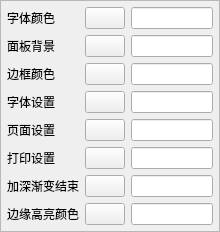
     <widget class="QFrame" name="frameColor">
      <property name="sizePolicy">
       <sizepolicy hsizetype="Fixed" vsizetype="Preferred">
        <horstretch>0</horstretch>
        <verstretch>0</verstretch>
       </sizepolicy>
      </property>
      <property name="minimumSize">
       <size>
        <width>220</width>
        <height>0</height>
       </size>
      </property>
      <property name="maximumSize">
       <size>
        <width>220</width>
        <height>16777215</height>
       </size>
      </property>
      <property name="frameShape">
       <enum>QFrame::StyledPanel</enum>
      </property>
      <property name="frameShadow">
       <enum>QFrame::Raised</enum>
      </property>
      <layout class="QGridLayout" name="gridLayout_3">
       <property name="leftMargin">
        <number>6</number>
       </property>
       <property name="topMargin">
        <number>6</number>
       </property>
       <property name="rightMargin">
        <number>6</number>
       </property>
       <property name="bottomMargin">
        <number>6</number>
       </property>
       <item row="0" column="0">
        <widget class="QLabel" name="labTextColor">
         <property name="text">
          <string>字体颜色</string>
         </property>
        </widget>
       </item>
       <item row="0" column="1">
        <widget class="QPushButton" name="btnTextColor">
         <property name="text">
          <string/>
         </property>
        </widget>
       </item>
       <item row="0" column="2">
        <widget class="QLineEdit" name="txtTextColor"/>
       </item>
       <item row="1" column="0">
        <widget class="QLabel" name="labPanelColor">
         <property name="text">
          <string>面板背景</string>
         </property>
        </widget>
       </item>
       <item row="1" column="1">
        <widget class="QPushButton" name="btnPanelColor">
         <property name="text">
          <string/>
         </property>
        </widget>
       </item>
       <item row="1" column="2">
        <widget class="QLineEdit" name="txtPanelColor"/>
       </item>
       <item row="2" column="0">
        <widget class="QLabel" name="labBorderColor">
         <property name="text">
          <string>边框颜色</string>
         </property>
        </widget>
       </item>
       <item row="2" column="1">
        <widget class="QPushButton" name="btnBorderColor">
         <property name="text">
          <string/>
         </property>
        </widget>
       </item>
       <item row="2" column="2">
        <widget class="QLineEdit" name="txtBorderColor"/>
       </item>
       <item row="3" column="0">
        <widget class="QLabel" name="labFontSettings">
         <property name="text">
          <string>字体设置</string>
         </property>
        </widget>
       </item>
       <item row="3" column="1">
        <widget class="QPushButton" name="btnFontSettings">
         <property name="text">
          <string/>
         </property>
        </widget>
       </item>
       <item row="3" column="2">
        <widget class="QLineEdit" name="txtFontSettings"/>
       </item>
       <item row="4" column="0">
        <widget class="QLabel" name="labPageSettings">
         <property name="text">
          <string>页面设置</string>
         </property>
        </widget>
       </item>
       <item row="4" column="1">
        <widget class="QPushButton" name="btnPageSettings">
         <property name="text">
          <string/>
         </property>
        </widget>
       </item>
       <item row="4" column="2">
        <widget class="QLineEdit" name="txtPageSettings"/>
       </item>
       <item row="5" column="0">
        <widget class="QLabel" name="labPrintSettings">
         <property name="text">
          <string>打印设置</string>
         </property>
        </widget>
       </item>
       <item row="5" column="1">
        <widget class="QPushButton" name="btnPrintSettings">
         <property name="text">
          <string/>
         </property>
        </widget>
       </item>
       <item row="5" column="2">
        <widget class="QLineEdit" name="txtPrintSettings"/>
       </item>
       <item row="6" column="0">
        <widget class="QLabel" name="labDarkColorEnd">
         <property name="text">
          <string>加深渐变结束</string>
         </property>
        </widget>
       </item>
       <item row="6" column="1">
        <widget class="QPushButton" name="btnDarkColorEnd">
         <property name="text">
          <string/>
         </property>
        </widget>
       </item>
       <item row="6" column="2">
        <widget class="QLineEdit" name="txtDarkColorEnd"/>
       </item>
       <item row="7" column="0">
        <widget class="QLabel" name="labHighColor">
         <property name="text">
          <string>边缘高亮颜色</string>
         </property>
        </widget>
       </item>
       <item row="7" column="1">
        <widget class="QPushButton" name="btnHighColor">
         <property name="text">
          <string/>
         </property>
        </widget>
       </item>
       <item row="7" column="2">
        <widget class="QLineEdit" name="txtHighColor"/>
       </item>
      </layout>
     </widget>
